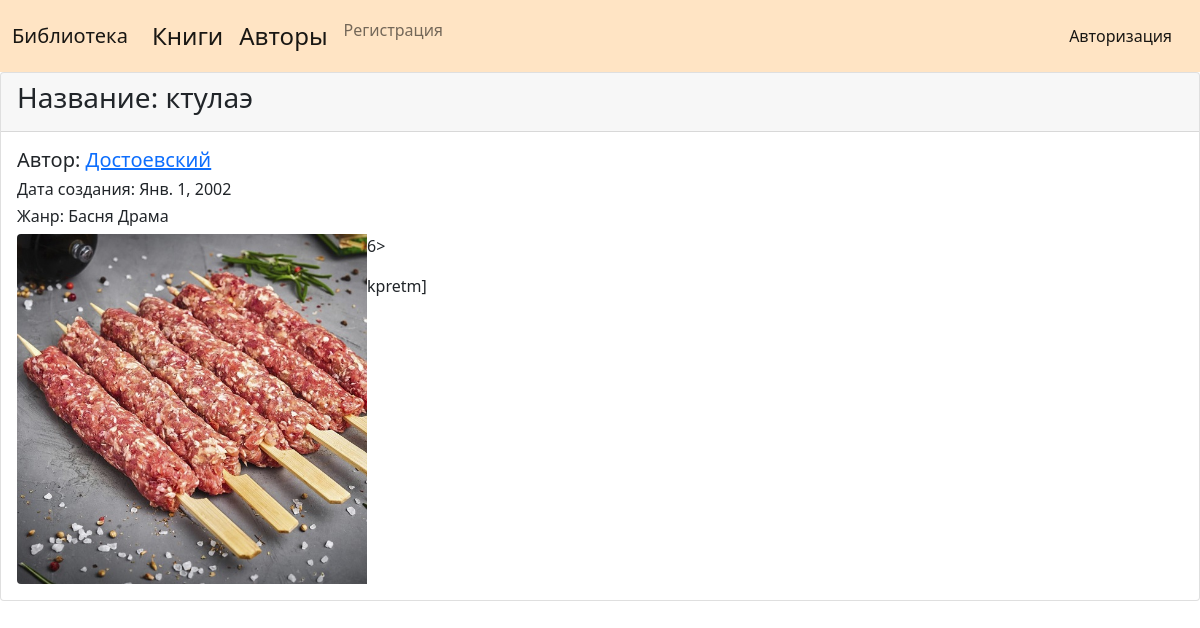
The page /book/rkepfm/ on the database its author committed.
### mainapp/models.py (models this page shows, shortened)
class Book(models.Model):
    title = models.CharField(max_length=255, verbose_name="Название")
    slug = models.SlugField(max_length=250, db_index=True, blank=True, verbose_name="URL", unique=True,
                            help_text="Оставьте поле пустым, оно генерируется автоматически")
    author = models.ForeignKey('Author', on_delete=models.SET_NULL, null=True, verbose_name="Автор",
                               help_text="Если нет подходящего автора, добавьте его собственноручно")
    description = models.TextField(verbose_name="Описание")
    image = models.ImageField(upload_to="books/%Y/%m/d", verbose_name="Изображение")
    issue_date = models.DateField(verbose_name="Дата выпуска", help_text="Формат: дд.мм.год")
    genre = models.ManyToManyField('Genre', verbose_name="Жанр", help_text="Для того чтобы выбрать несколько жанров, "
                                                                           "зажмите клавишу ctrl")
    class Meta:
        ordering = ['author', 'issue_date']
        verbose_name = "Книга"
        verbose_name_plural = "Книги"

class Author(models.Model):
    slug = models.SlugField(max_length=250, db_index=True, blank=True, verbose_name="URL", unique=True,
                            help_text="Оставьте поле пустым, оно генерируется автоматически")
    first_name = models.CharField(max_length=255, verbose_name="Имя")
    surname = models.CharField(max_length=255, verbose_name="Фамилия")
    patronymic = models.CharField(max_length=255, verbose_name="Отчество")
    image = models.ImageField(upload_to="author/%Y/%m/d", verbose_name="Изображение")
    date_of_birth = models.DateField(verbose_name="Дата рождения")
    def __str__(self):
        return self.surname
    def get_absolute_url(self):
        return reverse('author', kwargs={"author_id": self.pk})
    class Meta:
        ordering = ['surname']
        verbose_name = "Автор"
        verbose_name_plural = "Авторы"

class Genre(models.Model):
    title = models.CharField(max_length=255, verbose_name="Жанр")
    slug = models.SlugField(max_length=250, db_index=True, verbose_name="URL", unique=True)
    class Meta:
        ordering = ['title']
        verbose_name = "Жанр"
        verbose_name_plural = "Жанры"

### mainapp/views.py (the view)
# urls.py: path('book/<slug:slug>/', ViewBook.as_view(), name="view_book"),
class ViewBook(DetailView):
    model = Book
    context_object_name = "book"
    template_name = "mainapp/book_detail.html"

### mainapp/templates/mainapp/book_detail.html (shortened to what this page needs)
{% extends 'base.html' %}
{% block content %}
<div class="card mb-3">
    <div class="card-header">
        <h3>Название: {{ book.title }}</h3>
    </div>
    <div class="card-body">
            <h5 class="card-title">Автор: <a href="{{ book.author.get_absolute_url }}">{{ book.author }}</a></h5>
            <h6 class="card-title">Дата создания: {{ book.issue_date }}</h6>
              <h6 class="card-title">Жанр:
                {% for g in book.genre.all %}
                    {{ g.title }}
                {% endfor %}
                </h6>6>
            {% if book.image %}
                <img src="{{ book.image.url }}" class="img-fluid rounded-start" alt="{{book.title }}"
                width="350" height="235" align="left" class="float-left mr-3">
            {% endif %}
            <p class="card-text">{{ book.description|safe|linebreaks }}</p>
    </div>
</div>
{% endblock %}

### rows shown on the page
Book: title "ктулаэ", author "Достоевский", issue_date "Янв. 1, 2002", image (picture), description "kpretm]"
Genre: title "Басня"
Genre: title "Драма"
